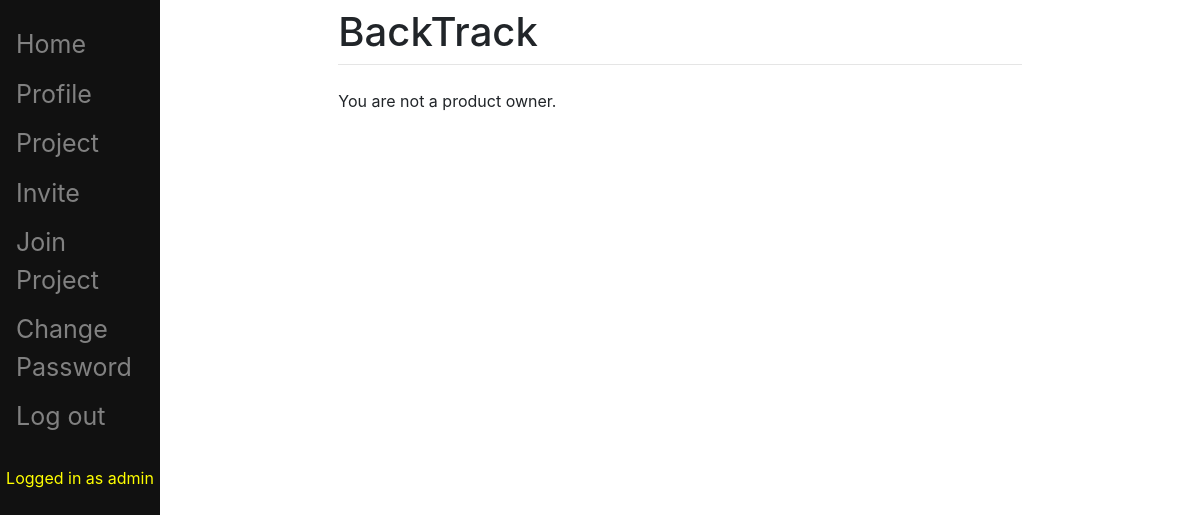
Before: /pbi/Invite/ (signed in) with the older database file.
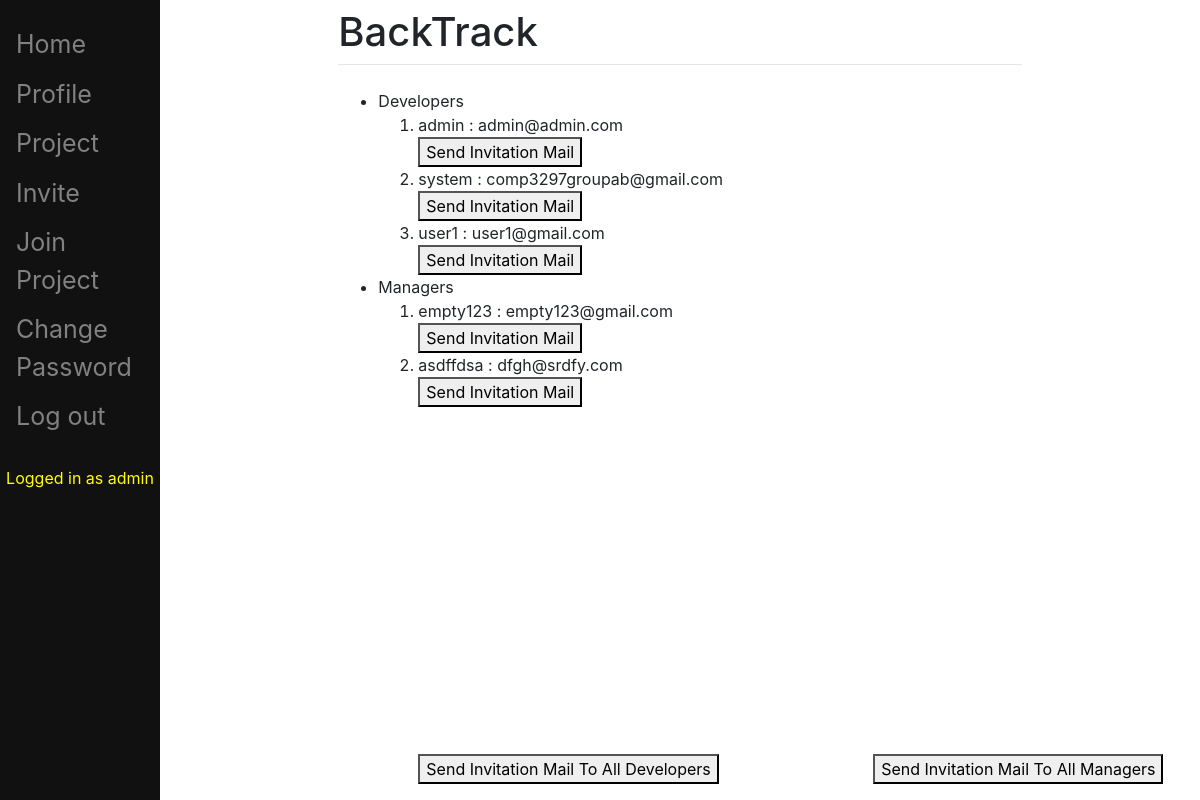
After: the same page with the newer database file.
### pbi/models.py (models this page shows, shortened)
class Person(models.Model):
	STAT = (
		('Product Owner', 'Product Owner'),
		('Scrum Master', 'Scrum Master'),
		('Manager', 'Manager'),
		('Developer', 'Developer'),
	)
	user = models.OneToOneField(User, on_delete=models.CASCADE, blank=True, null=True)
	role = models.CharField(choices=STAT, max_length=200, blank=True, null=True)
	project = models.ForeignKey(Project, on_delete=models.CASCADE, blank=True, null=True)
	chosen = models.PositiveIntegerField(default=1)

### pbi/views.py (the view)
class InviteView(LoginRequiredMixin, TemplateView):
    login_url = '/pbi/login/'
    redirect_field_name = 'redirect_to'
    template_name="mail_list.html"
    model = Person
    def get_context_data(self, **kwargs):
        context = super(InviteView, self).get_context_data(**kwargs)
        u = self.request.user
        person1 = Person.objects.get(user = u)
        context['person'] = person1
        context['developers'] = []
        context['managers'] = []
        ps = Person.objects.all()
        for i in ps:
            if i.project == None or i.project.status == "Completed":
                if i.role == "Developer" or i.role == "Product Owner":
                    context['developers'].append(i)
                else:
                    context['managers'].append(i)
        return context

### templates/mail_list.html
{% extends "main/base.html" %}
{% block content %}
{% if person.role == "Product Owner" %}
<ul>
	<li>Developers<ol>
        {% for d in developers %}
            <li>{{ d.user.username }} : {{ d.user.email }}</li>
            <button onclick="window.location.href = '/pbi/SendMail/{{ d.user.email }}';">Send Invitation Mail</button>
        {% endfor %}
		<p style="position: fixed; bottom: 0; width:100%;">
			<button onclick="window.location.href = '/pbi/SendMailToAll/';">Send Invitation Mail To All Developers</button>
		</p>
	</ol></li>
	<li>Managers<ol>
        {% for m in managers %}
            <li>{{ m.user.username }} : {{ m.user.email }}</li>
            <button onclick="window.location.href = '/pbi/SendMail/{{ m.user.email }}';">Send Invitation Mail</button>
        {% endfor %}
        <p style="position: fixed; bottom: 0; width:100%; text-align: center">
			<button onclick="window.location.href = '/pbi/SendMailToAllManager/';">Send Invitation Mail To All Managers</button>
		</p>
	</ol></li>
</ul>
{% else %}
    <p>You are not a product owner.</p>
{% endif %}
{% endblock %}

Changed rows visible on the page:
now on this page (row edited): Person: user.username "admin", user.email "admin@admin.com", shown under "BackTrack"
changed Person: role "Scrum Master" → "Product Owner" (drawn)
now on this page (row unchanged): Person: user.username "system", user.email "comp3297groupab@gmail.com", shown under "BackTrack"
now on this page (row unchanged): Person: user.username "user1", user.email "user1@gmail.com", shown under "BackTrack"
now on this page (row edited): Person: user.username "empty123", user.email "empty123@gmail.com"
added Person: user.username "asdffdsa", user.email "dfgh@srdfy.com"
Other visible differences:
text no longer shown: "You are not a product owner."
text now shown: "Developers Send Invitation Mail To All Developers Managers Send Invitation Mail To All Managers"
